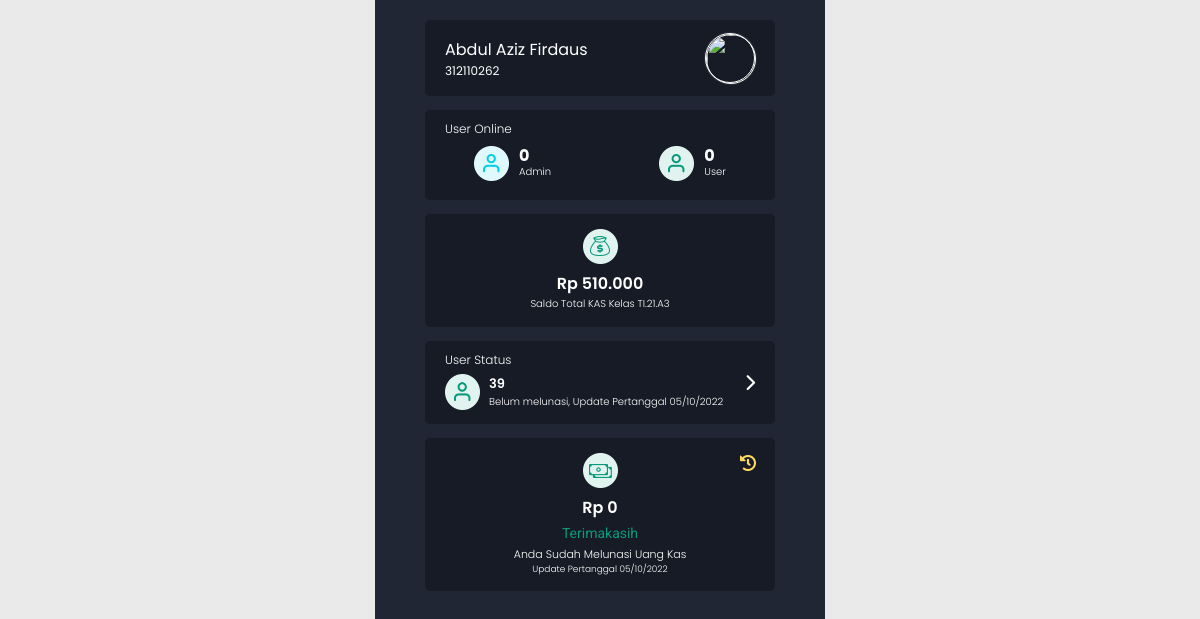
The page /index.php (signed in) on the database its author committed.
### tables this page shows
CREATE TABLE `akun` (
  `id` int(11) NOT NULL,
  `nim` varchar(10) NOT NULL,
  `password` varchar(300) NOT NULL,
  `nama` varchar(255) NOT NULL,
  `foto` varchar(300) NOT NULL DEFAULT 'foto_default.jpg',
  `role` varchar(100) NOT NULL,
  `status` varchar(100) NOT NULL DEFAULT 'aktif',
  `no_wa` varchar(100) NOT NULL,
  `banyak_tunggakan` int(11) NOT NULL,
  `total_tagihan` int(11) NOT NULL,
  `time` int(30) NOT NULL
);

CREATE TABLE `total` (
  `id` int(11) NOT NULL,
  `saldo` int(200) NOT NULL,
  `s_keluar` int(200) NOT NULL,
  `s_masuk` int(200) NOT NULL
);

CREATE TABLE `jadwal_tagihan` (
  `id` int(11) NOT NULL,
  `tanggal` varchar(100) NOT NULL,
  `nominal` int(11) NOT NULL,
  `belum_bayar` int(11) NOT NULL
);

### index.php (the view, shortened to what this page needs)
<?php
include "connect.php";
include "head.php";
$nim = $_SESSION["nim"];
$id = $_SESSION["id"];
$profil = mysqli_fetch_assoc(mysqli_query($conn, "SELECT * FROM akun WHERE id = '$id'"));
$tb_total = mysqli_fetch_assoc(mysqli_query($conn, "SELECT * FROM total WHERE id=1"));
$tb_tagihan = mysqli_fetch_assoc(mysqli_query($conn, "SELECT * FROM jadwal_tagihan  ORDER BY id DESC LIMIT 1;"));
$tb_akun = mysqli_query($conn, "SELECT * FROM akun");
$blm_bayar = 0;
while($data = mysqli_fetch_array($tb_akun)) {
  if($data['banyak_tunggakan'] > 0){
    $blm_bayar++;
  }
}
?>
  <div class="container2">
    <div class="cardHome-1">
      <div>
        <h2><?= strtolower($profil["nama"]) ?></h2>
        <p><?= $nim ?></p>
      </div>
      <a href="profil.php">
        <?php
        if($profil["foto"] === 'foto_default.jpg'){
          echo ""?> <img src="img/profil/foto_default.jpg"> <?php "";
        }else{
          echo ""?> <img src="<?=$profil["foto"]?>" > <?php "";
        }
        ?>
      </a>
    </div>
    <div class="cardHome-2">
      <h3>User Online</h3>
      <div class="box">
        <div>
          <img src="img/icon/icon-2.png" alt="icon" width="35">
          <div>
            <h4 id='admin-aktif'>0</h4>
            <p>Admin</p>
          </div>
        </div>
        <div>
          <img src="img/icon/icon-3.png" alt="icon" width="35">
          <div>
            <h4 id='user-aktif'>0</h4>
            <p>User</p>
          </div>
        </div>
      </div>
    </div>
    <div class="cardHome-3">
      <img src="img/icon/icon-4.png" alt="icon" width="35">
      <h2>Rp <?= number_format($tb_total['saldo'], 0, ',', '.'); ?></h2>
      <p>Saldo Total KAS Kelas TI.21.A3</p>
    </div>
    <div class="cardHome-4">
      <h3>User Status</h3>
      <div class="box">
        <div>
          <img src="img/icon/icon-3.png" alt="icon" width="35">
          <div>
            <h4><?=$blm_bayar?></h4>
            <p>Belum melunasi, Update Pertanggal <?=$tb_tagihan['tanggal'];?></p>
          </div>
        </div>
        <i class="fa-solid fa-chevron-right"></i>
      </div>
    </div>
    <?php
    if($profil['total_tagihan'] == 0){
    ?>
      <div class="cardHome-555">
        <a class="riwayat" href=""><img src="img/icon/icon-6.png" alt="icon" width="16"></a>
        <div class="box">
          <img src="img/icon/icon-5.png" alt="icon" width="35">
          <h3>Rp <?= number_format($profil['total_tagihan'], 0, ',', '.'); ?></h3>
          <h4>Terimakasih</h4>
          <div>
            <p>Anda Sudah Melunasi Uang Kas</p>
            <p>Update Pertanggal <?=$tb_tagihan['tanggal'];?></p>
          </div>
        </div>
      </div>
    <?php
    }
      ?>
  </div>
<?php
include "footer.php";
?>

### css/home.css (style rules this page uses)
.container2 { max-width: 450px; min-height: 100vh; margin: 0 auto; background-color: #212635; padding: 20px 0; }
.cardHome-1 { max-width: 350px; height: 76px; background-color: #0000004a; border-radius: 5px; display: flex; flex-direction: row; justify-content: space-between; padding: 0 20px; align-items: center; margin: 0 auto; }
.cardHome-1 > div { display: flex; flex-direction: column; }
.cardHome-1 > div > h2 { font-family: 'Poppins', sans-serif; font-size: 16px; font-weight: 400; color: #fff; text-transform: capitalize; }
.cardHome-1 > div > p { font-family: 'Poppins', sans-serif; font-size: 12px; font-weight: 400; color: #fff; }
.cardHome-1 > a, .cardHome-1 img { border-radius: 50%; width: 50px; height: 50px; background-position: center; object-fit: cover; cursor: pointer; box-shadow: 0px 0px 2px #ffffff40; transition: .3s; border: 1px solid #fff; }
.cardHome-2 { max-width: 350px; height: 90px; background-color: #0000004a; border-radius: 5px; display: flex; flex-direction: column; gap: 5px; padding: 10px 20px; align-items: left; margin: 0 auto; margin-top: 14px; }
.cardHome-2 > h3 { font-family: 'Poppins', sans-serif; color: #fff; font-size: 12px; font-weight: 300; }
.cardHome-2 > .box { display: flex; flex-direction: row; justify-content: space-around; gap: 50px; }
.cardHome-2 > .box > div { display: flex; flex-direction: row; gap: 10px; align-items: center; }
.cardHome-2 > .box > div > img { width: 35px; height: 35px; }
.cardHome-2 > .box > div > div { font-family: 'Poppins', sans-serif; color: #fff; }
.cardHome-2 > .box > div > div > p { position: relative; top: -4px; font-weight: 300; font-size: 10px; }
.cardHome-3 { max-width: 350px; height: max-content; background-color: #0000004a; border-radius: 5px; text-align: center; margin: 0 auto; margin-top: 14px; padding: 15px; }
.cardHome-3 > img { width: 35px; height: 35px; }
.cardHome-3 > h2 { font-family: 'Poppins', sans-serif; font-size: 16px; font-weight: 600; color: #fff; }
.cardHome-3 > p { font-family: 'Poppins', sans-serif; font-size: 10px; font-weight: 300; color: #fff; }
.cardHome-4 { max-width: 350px; height: 83px; background-color: #0000004a; border-radius: 5px; display: flex; flex-direction: column; gap: 5px; padding: 10px 20px; align-items: left; margin: 0 auto; margin-top: 14px; cursor: pointer; transition: .3s; }
.cardHome-4 > h3 { font-family: 'Poppins', sans-serif; color: #fff; font-size: 12px; font-weight: 300; }
.cardHome-4 > .box { display: flex; flex-direction: row; justify-content: space-between; }
.cardHome-4 > .box > div { display: flex; flex-direction: row; gap: 9px; }
.cardHome-4 > .box > i { font-size: 17px; color: #fff; }
.cardHome-4 > .box > div > div > h4 { font-family: 'Poppins', sans-serif; color: #fff; font-size: 13px; font-weight: 600; }
.cardHome-4 > .box > div > div > p { font-family: 'Poppins', sans-serif; color: #fff; font-size: 10px; font-weight: 300; }
.cardHome-555, .cardHome-55, .cardHome-5 { max-width: 350px; height: max-content; background-color: #0000004a; border-radius: 5px; text-align: center; margin: 0 auto; margin-top: 14px; padding: 15px; }
.cardHome-555 > .riwayat, .cardHome-55 > .riwayat, .cardHome-5 > .riwayat { position: absolute; margin-left: 140px; transition: .3s; }
.cardHome-555 > .box, .cardHome-55 > .box, .cardHome-5 > .box { text-align: center; }
.cardHome-555 > .box > h3, .cardHome-55 > .box > h3, .cardHome-5 > .box > h3 { font-family: 'Poppins', sans-serif; color: #fff; font-size: 16px; font-weight: 600; }
.cardHome-555 > .box > h4 { font-family: 'Roboto', sans-serif; color: #089A7C; font-size: 14px; font-weight: 400; margin: 5px 0; }
.cardHome-555 > .box > div > p:nth-child(1), .cardHome-55 > .box > div > p:nth-child(1), .cardHome-5 > .box > div > p:nth-child(1) { font-family: 'Poppins', sans-serif; color: #fff; font-size: 11px; font-weight: 300; }
.cardHome-555 > .box > div > p:nth-child(2), .cardHome-55 > .box > div > p:nth-child(2), .cardHome-5 > .box > div > p:nth-child(2) { font-family: 'Poppins', sans-serif; color: #fff; font-size: 9px; font-weight: 300; }

### rows shown on the page
akun: nama "Abdul Aziz Firdaus", total_tagihan "0"
total: saldo "510.000"
jadwal_tagihan: tanggal "05/10/2022"

### other values the page prints
$nim "312110262"
$blm_bayar "39"
